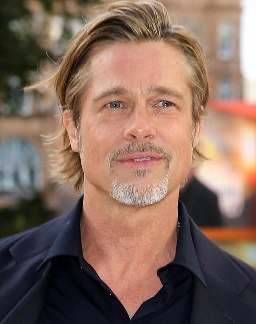
#> input picture Project3/data/faceCluster_5/1.jpg, 256 x 324 px; its folder holds only this picture in this run
$ python FaceCluster.py
#> lines starting #> are read from the running program, lines starting #| are printed output that depends on the picture
### Project3/FaceDetector.py
import cv2
import os
import json
from Model_Files.utils.util import Face
from Model_Files.utils.util import Encoder
from Model_Files.computeFBeta.ComputeFBeta import *
from Model_Files.utils.config import *
import argparse
class Image:
    def __init__(self, rgb_img,gray_img,name):
        self.rgb_img=rgb_img
        self.pixels=gray_img
        self.name=name


def face_detect(img_dir,output_path,is_save_json,is_draw):
    face_list=[]
    image_list=read_image_list(img_dir)
    face_cascade=cv2.CascadeClassifier("Model_Files/haarcascade_frontalface_default.xml")
    for idx in range(len(image_list)):
        image=image_list[idx]
        face_position_list=face_cascade.detectMultiScale(image.pixels,scaleFactor=1.2, minNeighbors=5, minSize=(5, 5))   #
        for face_position in face_position_list:
            x,y,w,h=face_position
            face=Face(idx,image.name,x,y,w,h)
            face_list.append(face)
        if is_draw:
            draw_face(image.pixels,face_position_list)
    if is_save_json:
        with open(output_path, 'w') as f:
            json.dump(face_list, f, cls=Encoder)
    return face_list,image_list


# [12 lines left out: functions draw_face, gen_Face, not called in this run]

def read_image_list(dir):
#> called with dir = 'data/faceCluster_5'
    image_list=[]
    img_path_list=os.listdir(dir)
    for img_name in img_path_list:
        img=cv2.imread(dir+"/"+img_name )#,cv2.IMREAD_GRAYSCALE
#> img is the input picture: shape (324, 256, 3); mean B, G, R 93.3, 106.4, 132.5
        gray_img= cv2.cvtColor(img, cv2.COLOR_BGR2GRAY)
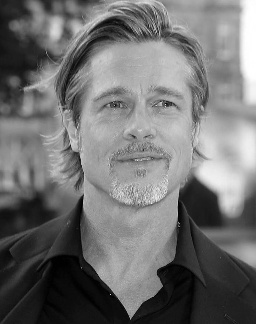
#> gray_img: shape (324, 256); min 0, max 255, mean 112.7
        image_list.append(Image(img,gray_img,img_name))
    return image_list


# [6 lines left out: function parse_args, not called in this run]

# [9 lines that do not run on import are left out]

### Project3/Model_Files/utils/util.py
import json
import numpy as np

class Face:
    def __init__(self, img_idx,img_name,x,y,w,h):
        self.img_idx=img_idx
        self.img_name=img_name
        self.x=x
        self.y=y
        self.w=w
        self.h=h

    def to_json(self):
        return {"iname": self.img_name, "bbox": [float(self.x), float(self.y), float(self.w), float(self.h)]}

    def to_box(self):
        return ( self.y,self.x+self.w ,self.y+self.h,self.x)


    def set_feature(feature):
        self.feature = feature

class Encoder(json.JSONEncoder):
    # [6 lines left out: function default, not called in this run]

### Project3/FaceCluster.py
from  FaceDetector import  *
import face_recognition
from Model_Files.cluster.k_means import *
import argparse
import json
from Model_Files.utils.concat_util import *

def face_cluster(img_dir):
    face_list,image_list=face_detect(img_dir, None, False,False)
#> in face_detect, `image_list=read_image_list(img_dir)`: image_list = 1 item
#> the loop in face_detect, `for idx in range(len(image_list)):` made 1 pass
#> face_list = 1 item; image_list = 1 item
    k=extract_k(img_dir)
    feature_list=gen_face_features(face_list,image_list)
    cluster_list=k_means(feature_list,k)
    gen_clusters_output(cluster_list,face_list,image_list)

def gen_clusters_output(cluster_list,face_list,image_list):
    gen_clusters_json(cluster_list,face_list)
    is_save_clustered_imgs=False
    if is_save_clustered_imgs:
        concat_multi_faces_by_cluster(cluster_list,face_list,image_list)


def gen_clusters_json(cluster_list,face_list):
    json_array=[]
    for cluster in cluster_list:
        json_object=gen_cluster_json(cluster,face_list)
        json_array.append(json_object)
    output_json = "clusters.json"
    with open(output_json, 'w') as f:
        json.dump(json_array, f)

def gen_cluster_json(cluster,face_list):
    element_name_list=[]
    for element_id in cluster.element_id_list:
        element_name_list.append(face_list[element_id].img_name)
    return {"cluster_no":cluster.cluster_no,"elements":element_name_list}

def gen_face_features(face_list,image_list):
    feature_list=[]
    for i in range(len(face_list)):
        face=face_list[i]
        boxes=gen_boxes(face)
        feature=face_recognition.face_encodings(image_list[face.img_idx].rgb_img, boxes)
        feature_list.append(feature[0])
#> this loop made 1 pass
#> boxes on pass 1: [(45, 216, 198, 63)]
#> after the loop, feature_list = []
    return feature_list


def gen_boxes(face):
    boxes=[]
    boxes.append(face.to_box())
    return boxes

def extract_k(img_dir):
    dir_name=os.path.basename(img_dir )
    k=dir_name.split("_")[-1]
    return int(k)


def parse_args():
    parser = argparse.ArgumentParser(description=' ')


    parser.add_argument('img_dir', type=str,nargs='?',default="data/faceCluster_5")
    return parser.parse_args()

if __name__ == "__main__":
    args = parse_args()
    print(args)
    face_cluster(args.img_dir  )
#> (the call stopped at in gen_face_features, `feature=face_recognition.face_encodings(image_list[face.img_idx].rgb_i..`: face_recognition is not available in this run)

$ run again, on Project3/data/faceCluster_5/13.jpg
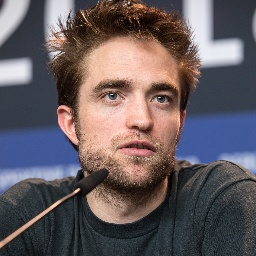
#> input picture Project3/data/faceCluster_5/13.jpg, 256 x 256 px
#> in read_image_list, img is the input picture: shape (256, 256, 3); mean B, G, R 96.2, 92.1, 101.4
#> in read_image_list, `gray_img= cv2.cvtColor(img, cv2.COLOR_BGR2GRAY)`:
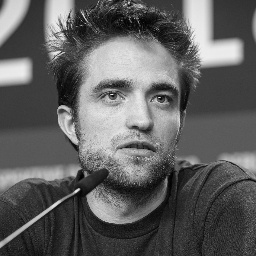
#> gray_img: shape (256, 256); min 0, max 246, mean 95.4
#> in face_detect, `image_list=read_image_list(img_dir)`: image_list = 1 item
#> the loop in face_detect, `for idx in range(len(image_list)):` made 1 pass
#> the loop in gen_face_features, `for i in range(len(face_list)):` made 1 pass
#> boxes on pass 1: [(42, 207, 179, 70)]
#> after the loop in gen_face_features, `for i in range(len(face_list)):`: feature_list = []

$ run again, on Project3/data/faceCluster_5/14.jpg
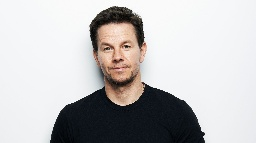
#> input picture Project3/data/faceCluster_5/14.jpg, 256 x 143 px
#> in read_image_list, img is the input picture: shape (143, 256, 3); mean B, G, R 190.7, 190.4, 192.1
#> in read_image_list, `gray_img= cv2.cvtColor(img, cv2.COLOR_BGR2GRAY)`:
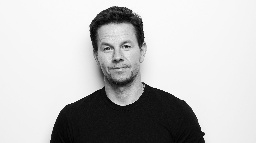
#> gray_img: shape (143, 256); min 0, max 255, mean 191
#> in face_detect, `image_list=read_image_list(img_dir)`: image_list = 1 item
#> the loop in face_detect, `for idx in range(len(image_list)):` made 1 pass
#> the loop in gen_face_features, `for i in range(len(face_list)):` made 1 pass
#> boxes on pass 1: [(24, 147, 83, 88)]
#> after the loop in gen_face_features, `for i in range(len(face_list)):`: feature_list = []

$ run again, on Project3/data/faceCluster_5/15.jpg
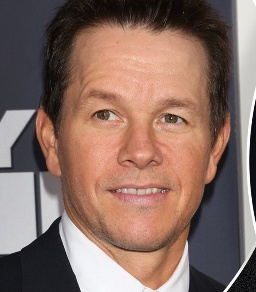
#> input picture Project3/data/faceCluster_5/15.jpg, 256 x 292 px
#> in read_image_list, img is the input picture: shape (292, 256, 3); mean B, G, R 99.8, 109.7, 137.1
#> in read_image_list, `gray_img= cv2.cvtColor(img, cv2.COLOR_BGR2GRAY)`:
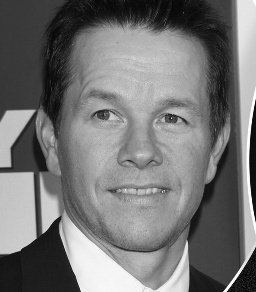
#> gray_img: shape (292, 256); min 0, max 255, mean 116.7
#> in face_detect, `image_list=read_image_list(img_dir)`: image_list = 1 item
#> the loop in face_detect, `for idx in range(len(image_list)):` made 1 pass
#> the loop in gen_face_features, `for i in range(len(face_list)):` made 1 pass
#> boxes on pass 1: [(45, 229, 223, 51)]
#> after the loop in gen_face_features, `for i in range(len(face_list)):`: feature_list = []

$ run again, on Project3/data/faceCluster_5/10.jpg
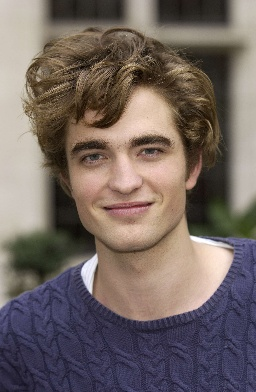
#> input picture Project3/data/faceCluster_5/10.jpg, 256 x 392 px
#> in read_image_list, img is the input picture: shape (392, 256, 3); mean B, G, R 97.6, 102.3, 114.6
#> in read_image_list, `gray_img= cv2.cvtColor(img, cv2.COLOR_BGR2GRAY)`:
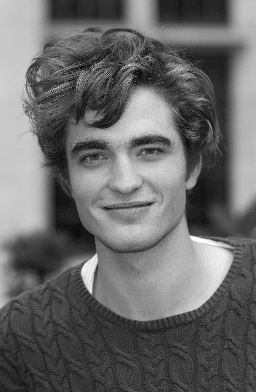
#> gray_img: shape (392, 256); min 3, max 255, mean 105.4
#> in face_detect, `image_list=read_image_list(img_dir)`: image_list = 1 item
#> the loop in face_detect, `for idx in range(len(image_list)):` made 1 pass
#> the loop in gen_face_features, `for i in range(len(face_list)):` made 1 pass
#> boxes on pass 1: [(96, 200, 246, 50)]
#> after the loop in gen_face_features, `for i in range(len(face_list)):`: feature_list = []
